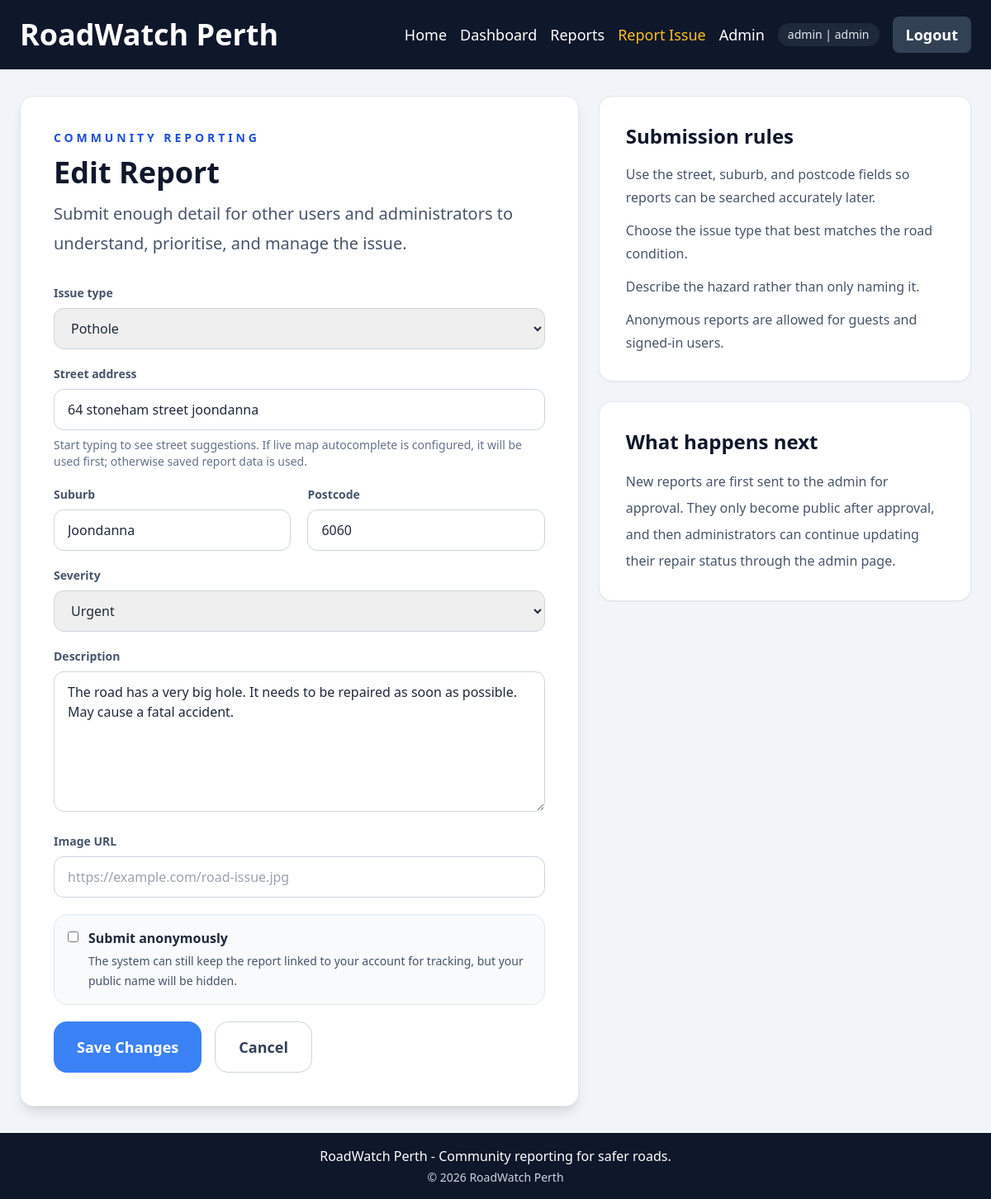
Screenshot of /reports/1/edit (signed in) with the database file from the repository.
### roadwatch/models.py (models this page shows, shortened)
class User(UserMixin, db.Model):
    __tablename__ = "users"
    id = db.Column(db.Integer, primary_key=True)
    username = db.Column(db.String(50), unique=True, nullable=False, index=True)
    email = db.Column(db.String(255), unique=True, nullable=False, index=True)
    password_hash = db.Column(db.String(255), nullable=False)
    is_admin = db.Column(db.Boolean, nullable=False, default=False)
    is_active = db.Column(db.Boolean, nullable=False, default=True)
    created_at = db.Column(db.DateTime(timezone=True), nullable=False, default=utcnow)
    reports = db.relationship("Report", back_populates="reporter", lazy="dynamic")
    confirmations = db.relationship(
        "Confirmation",
        back_populates="user",
        cascade="all, delete-orphan",
        lazy="dynamic",
    )
    def can_manage(self, report):
        return self.is_admin or report.reporter_id == self.id

class Report(db.Model):
    __tablename__ = "reports"
    ISSUE_TYPES = (
        "Pothole",
        "Broken Road",
        "Crack",
        "Flooding",
        "Missing Sign",
        "Other",
    )
    STATUSES = ("Reported", "Under Review", "Fixed")
    MODERATION_STATUSES = ("Pending Approval", "Approved", "Rejected")
    PENDING_APPROVAL = "Pending Approval"
    APPROVED = "Approved"
    REJECTED = "Rejected"
    SEVERITIES = ("Low", "Medium", "High", "Urgent")
    id = db.Column(db.Integer, primary_key=True)
    issue_type = db.Column(db.String(50), nullable=False, index=True)
    location = db.Column(db.String(255), nullable=False, index=True)
    location_key = db.Column(db.String(255), nullable=False, index=True)
    street_address = db.Column(db.String(255), nullable=False, default="", index=True)
    suburb = db.Column(db.String(120), nullable=False, default="", index=True)
    postcode = db.Column(db.String(10), nullable=False, default="", index=True)
    description = db.Column(db.Text, nullable=False)
    image_url = db.Column(db.String(500), nullable=True)
    status = db.Column(db.String(30), nullable=False, default="Reported", index=True)
    moderation_status = db.Column(
        db.String(30),
        nullable=False,
        default=PENDING_APPROVAL,
        index=True,
    )
    severity = db.Column(db.String(20), nullable=False, default="Medium", index=True)
    is_anonymous = db.Column(db.Boolean, nullable=False, default=False)
    created_at = db.Column(db.DateTime(timezone=True), nullable=False, default=utcnow, index=True)
    updated_at = db.Column(db.DateTime(timezone=True), nullable=False, default=utcnow, onupdate=utcnow)
    reporter_id = db.Column(db.Integer, db.ForeignKey("users.id", ondelete="SET NULL"), nullable=True, index=True)
    reporter = db.relationship("User", back_populates="reports")
    status_notes = db.relationship(
        "ReportStatusNote",
        back_populates="report",
        cascade="all, delete-orphan",
        lazy="dynamic",
        order_by="ReportStatusNote.created_at.desc()",
    )
    confirmations = db.relationship(
        "Confirmation",
        back_populates="report",
        cascade="all, delete-orphan",
    )
    def can_be_managed_by(self, user):
        return bool(user and user.is_authenticated and user.can_manage(self))

### roadwatch/reports.py (the view, shortened to what this page needs)
@reports_bp.route("/<int:report_id>/edit", methods=["GET", "POST"])
def edit_report(report_id):
    report = Report.query.get_or_404(report_id)
    if not report.can_be_managed_by(current_user):
        flash("Only the report owner or an admin can edit this report.", "error")
        return redirect(url_for("reports.report_details", report_id=report.id))
    form_data = _build_form_data(report)
    return render_template(
        "report.html",
        form_data=form_data,
        form_action=url_for("reports.edit_report", report_id=report.id),
        page_title="Edit Report",
        heading="Edit Report",
        submit_label="Save Changes",
        editing=True,
        report=report,
    )

### roadwatch/security.py (called while the page is built)
def generate_csrf_token():
    token = session.get("_csrf_token")
    if token is None:
        token = token_hex(16)
        session["_csrf_token"] = token
    return token

def validate_csrf():
    if request.method not in {"POST", "PUT", "PATCH", "DELETE"}:
        return
    submitted_token = request.form.get("csrf_token") or request.headers.get("X-CSRF-Token")
    if not submitted_token or submitted_token != session.get("_csrf_token"):
        abort(400)

### templates/report.html (shortened to what this page needs)
{% extends "base.html" %}
{% block content %}
  <div class="grid gap-6 lg:grid-cols-[1.2fr,0.8fr]">
    <section class="rounded-2xl border border-slate-200 bg-white p-8 shadow-lg md:p-10">
      <p class="mb-3 text-sm font-bold uppercase tracking-[0.28em] text-blue-700">Community Reporting</p>
      <h1 class="mb-3 text-4xl font-bold text-slate-900">{{ heading }}</h1>
      <p class="mb-8 text-xl leading-9 text-slate-600">Submit enough detail for other users and administrators to understand, prioritise, and manage the issue.</p>
      <form method="post" action="{{ form_action }}" class="space-y-5">
        <div>
          <label for="issue_type" class="mb-2 block text-sm font-semibold text-slate-600">Issue type</label>
          <select id="issue_type" name="issue_type" class="w-full rounded-xl border border-slate-300 px-4 py-3" required>
            {% for issue_type in issue_types %}
              <option value="{{ issue_type }}" {% if form_data.issue_type == issue_type %}selected{% endif %}>{{ issue_type }}</option>
            {% endfor %}
          </select>
        </div>
        <div class="grid gap-5 md:grid-cols-2">
          <div class="md:col-span-2">
            <label for="street_address" class="mb-2 block text-sm font-semibold text-slate-600">Street address</label>
            <input id="street_address" name="street_address" value="{{ form_data.street_address }}" list="street-address-suggestions" autocomplete="off" class="w-full rounded-xl border border-slate-300 px-4 py-3" placeholder="e.g. Hay Street near William Street" required>
            <p class="mt-2 text-sm text-slate-500">Start typing to see street suggestions. If live map autocomplete is configured, it will be used first; otherwise saved report data is used.</p>
          </div>
          <div>
            <label for="suburb" class="mb-2 block text-sm font-semibold text-slate-600">Suburb</label>
            <input id="suburb" name="suburb" value="{{ form_data.suburb }}" class="w-full rounded-xl border border-slate-300 px-4 py-3" placeholder="e.g. Perth CBD" required>
          </div>
          <div>
            <label for="postcode" class="mb-2 block text-sm font-semibold text-slate-600">Postcode</label>
            <input id="postcode" name="postcode" value="{{ form_data.postcode }}" class="w-full rounded-xl border border-slate-300 px-4 py-3" placeholder="e.g. 6000" inputmode="numeric" pattern="[0-9]{4}" maxlength="4" required>
          </div>
        </div>
        <div>
          <label for="severity" class="mb-2 block text-sm font-semibold text-slate-600">Severity</label>
          <select id="severity" name="severity" class="w-full rounded-xl border border-slate-300 px-4 py-3" required>
            {% for severity in report_severities %}
              <option value="{{ severity }}" {% if form_data.severity == severity %}selected{% endif %}>{{ severity }}</option>
            {% endfor %}
          </select>
        </div>
        <div>
          <label for="description" class="mb-2 block text-sm font-semibold text-slate-600">Description</label>
          <textarea id="description" name="description" class="min-h-[170px] w-full rounded-xl border border-slate-300 px-4 py-3" placeholder="Describe the hazard, who it affects, and any urgency details." required>{{ form_data.description }}</textarea>
        </div>
        <div>
          <label for="image_url" class="mb-2 block text-sm font-semibold text-slate-600">Image URL</label>
          <input id="image_url" name="image_url" value="{{ form_data.image_url }}" class="w-full rounded-xl border border-slate-300 px-4 py-3" placeholder="https://example.com/road-issue.jpg">
        </div>
        <label class="flex items-start gap-3 rounded-2xl border border-slate-200 bg-slate-50 p-4">
          <input type="checkbox" name="is_anonymous" value="on" {% if form_data.is_anonymous %}checked{% endif %} class="mt-1 rounded border-slate-300">
          <span>
            <span class="block font-semibold text-slate-800">Submit anonymously</span>
            <span class="mt-1 block text-sm leading-6 text-slate-600">The system can still keep the report linked to your account for tracking, but your public name will be hidden.</span>
          </span>
        </label>
        <div class="flex flex-wrap gap-4">
          <button type="submit" class="rounded-2xl bg-blue-500 px-7 py-4 text-lg font-semibold text-white hover:bg-blue-600">{{ submit_label }}</button>
          <a href="{{ url_for('reports.list_reports') }}" class="rounded-2xl border border-slate-300 px-7 py-4 text-lg font-semibold text-slate-700 no-underline hover:bg-slate-50">Cancel</a>
        </div>
      </form>
    </section>
    <aside class="space-y-6">
      <div class="rounded-2xl border border-slate-200 bg-white p-8 shadow-sm">
        <h2 class="mb-4 text-2xl font-bold text-slate-900">Submission rules</h2>
        <ul class="space-y-3 text-base leading-7 text-slate-600">
          <li>Use the street, suburb, and postcode fields so reports can be searched accurately later.</li>
          <li>Choose the issue type that best matches the road condition.</li>
          <li>Describe the hazard rather than only naming it.</li>
          <li>Anonymous reports are allowed for guests and signed-in users.</li>
        </ul>
      </div>
      <div class="rounded-2xl border border-slate-200 bg-white p-8 shadow-sm">
        <h2 class="mb-4 text-2xl font-bold text-slate-900">What happens next</h2>
        <p class="text-base leading-8 text-slate-600">
          New reports are first sent to the admin for approval. They only become public after approval, and then administrators can continue updating their repair status through the admin page.
        </p>
      </div>
    </aside>
  </div>
{% endblock %}

### templates/base.html (shortened to what this page needs)
<!DOCTYPE html>
<html lang="en">
<head>
  <script src="https://cdn.tailwindcss.com"></script>
</head>
<body class="min-h-screen bg-slate-100 text-slate-800">
  <nav class="bg-slate-900">
    <div class="mx-auto flex max-w-7xl flex-wrap items-center justify-between gap-4 px-6 py-5">
      <a href="{{ url_for('main.index') }}" class="text-4xl font-bold text-white no-underline">RoadWatch Perth</a>
      <div class="flex flex-wrap items-center gap-4 text-base text-white md:text-lg">
        <a href="{{ url_for('main.index') }}" class="{% if request.endpoint == 'main.index' %}text-amber-400{% else %}hover:text-amber-400{% endif %}">Home</a>
        <a href="{{ url_for('main.dashboard') }}" class="{% if request.endpoint == 'main.dashboard' %}text-amber-400{% else %}hover:text-amber-400{% endif %}">Dashboard</a>
        <a href="{{ url_for('reports.list_reports') }}" class="{% if request.endpoint == 'reports.list_reports' or request.endpoint == 'reports.report_details' %}text-amber-400{% else %}hover:text-amber-400{% endif %}">Reports</a>
        <a href="{{ url_for('reports.create_report') }}" class="{% if request.endpoint == 'reports.create_report' or request.endpoint == 'reports.edit_report' %}text-amber-400{% else %}hover:text-amber-400{% endif %}">Report Issue</a>
        {% if current_user.is_authenticated %}
          {% if current_user.is_admin %}
            <a href="{{ url_for('admin.admin_panel') }}" class="{% if request.endpoint == 'admin.admin_panel' %}text-amber-400{% else %}hover:text-amber-400{% endif %}">Admin</a>
          {% endif %}
          <span class="rounded-full bg-slate-800 px-3 py-1 text-sm text-slate-200">
            {{ current_user.username }}{% if current_user.is_admin %} | admin{% endif %}
          </span>
          <form method="post" action="{{ url_for('auth.logout') }}">
            <button type="submit" class="rounded-lg bg-slate-700 px-4 py-2 font-semibold text-white hover:bg-slate-600">Logout</button>
          </form>
        {% endif %}
      </div>
    </div>
  </nav>
  <main class="px-6 py-8">
    <div class="mx-auto max-w-7xl">
      {% block content %}{% endblock %}
    </div>
  </main>
  <footer class="bg-slate-900 py-4 text-center text-white">
    <p class="mb-0">RoadWatch Perth - Community reporting for safer roads.</p>
    <p class="mt-1 text-sm text-slate-300">&copy; {{ current_year }} RoadWatch Perth</p>
  </footer>
</body>
</html>

### rows the page displays
User: username "admin"
Report: issue_type "Pothole", street_address "64 stoneham street joondanna", suburb "Joondanna", postcode "6060", severity "Urgent", description "The road has a very big hole. It needs to be repaired as soon as possible. May cause a fatal accident."

### other values shown
{{ heading }} "Edit Report"
{{ submit_label }} "Save Changes"
